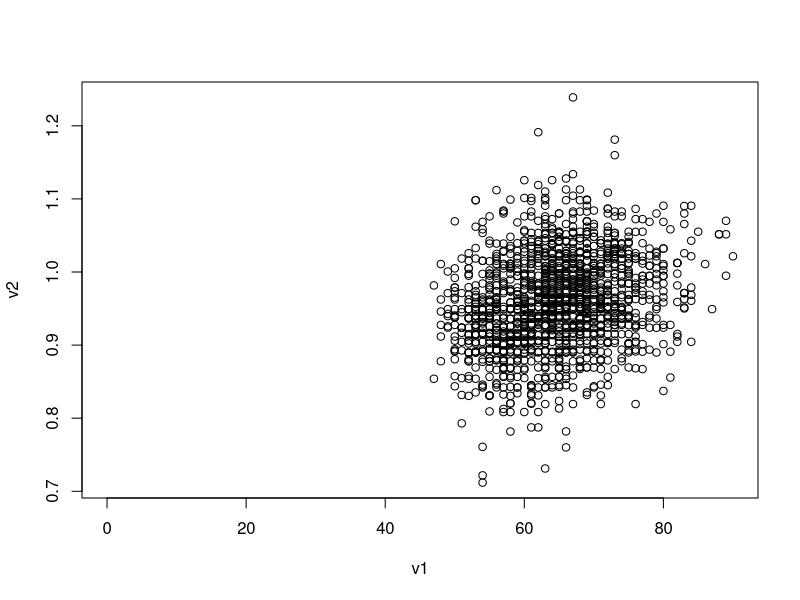

Write R code to recreate this figure. (Note: this script raises an error after producing the figure.)
df1 <- read.csv('koef.csv')
v1 <- df1[["overall"]]
v2 <- df1[["koef"]]
lm(v1~v2)
df <- data.frame(v1,v2)
plot(v2~v1,df)
model <- lm(v2~v1,df)
lines(df$v1,predict(model),col='blue')
cor(v1,v2)
hist(v2)
hist(v1)
